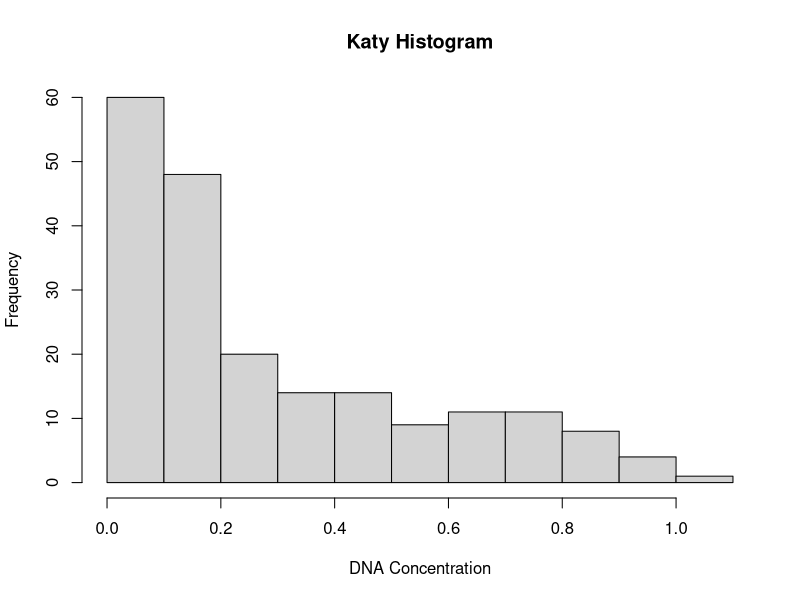
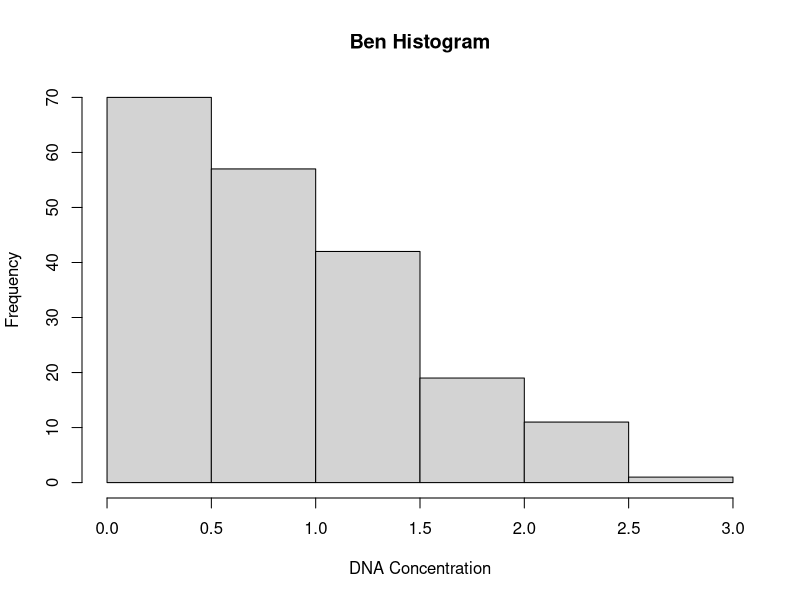
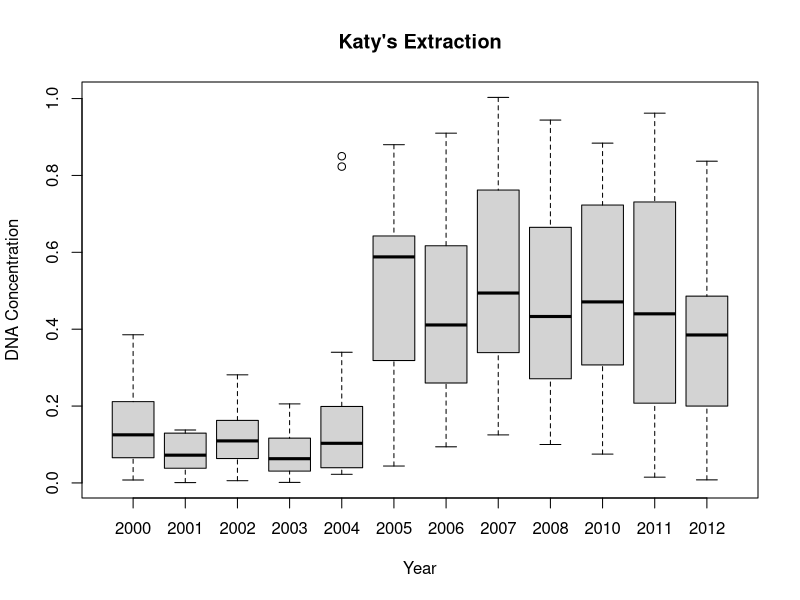
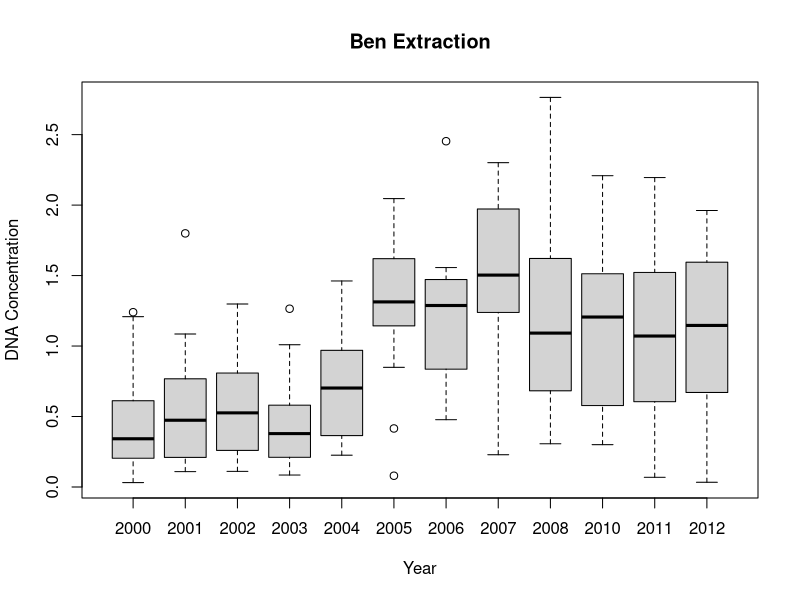
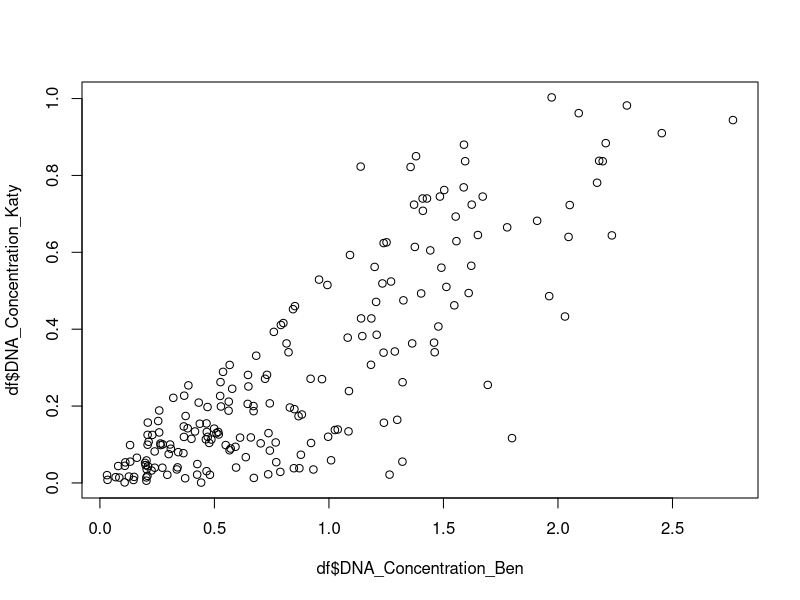
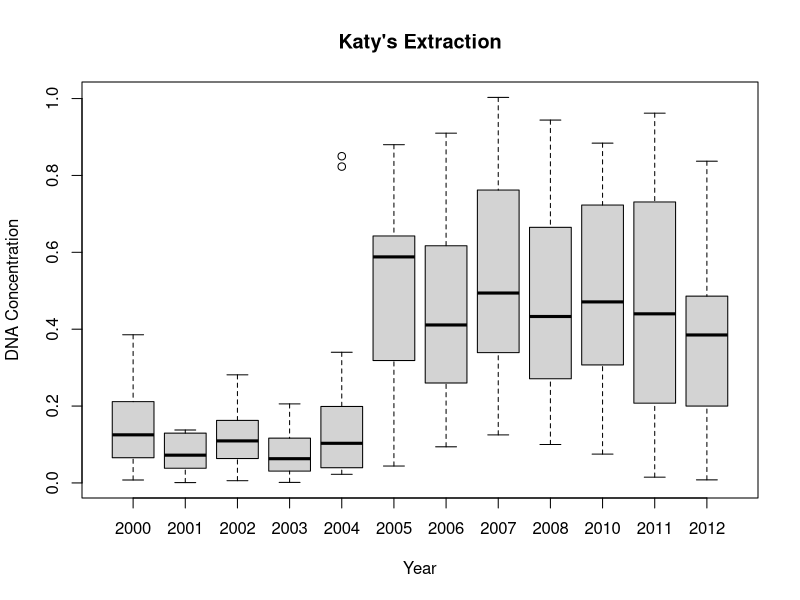
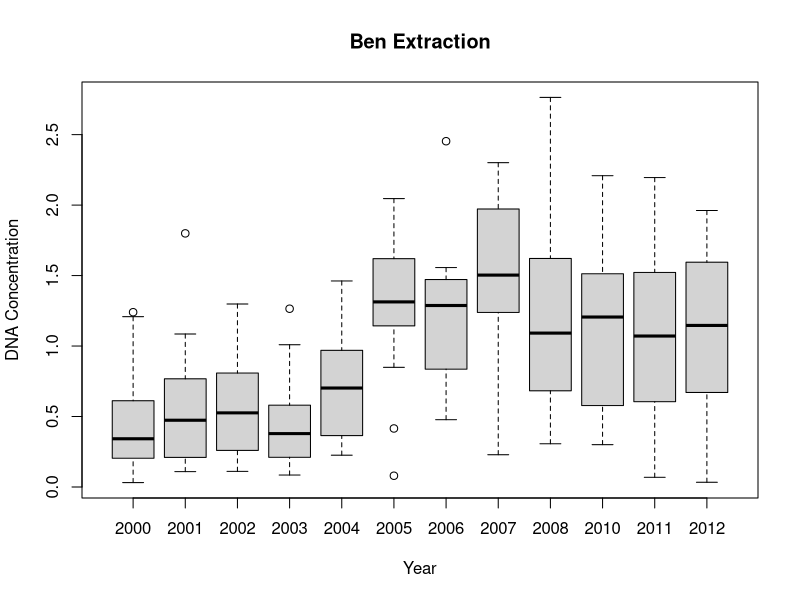
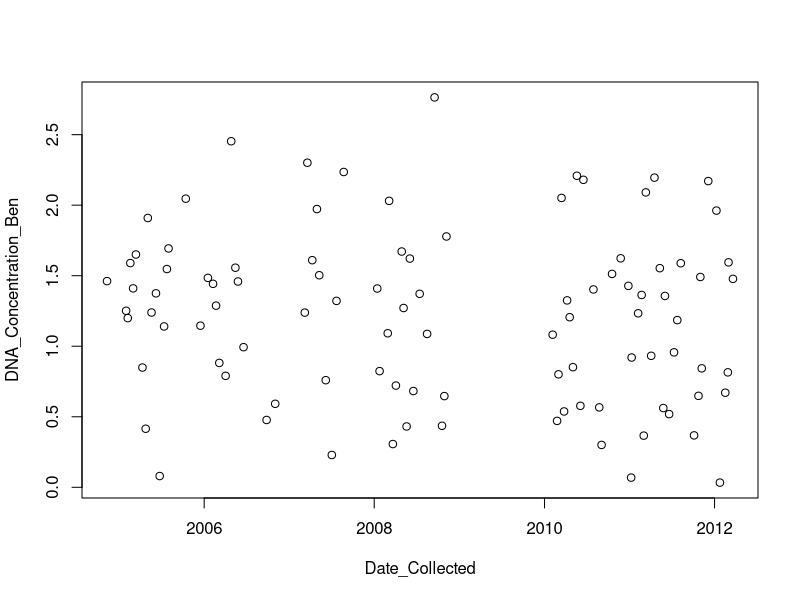

Write the R code that produced these figures, in order.
#Load the necessary libraries
library(tidyverse)
library(ggplot2)

#load in the data frame
df <- read.csv("./DNA_Conc_by_Extraction_Date.csv")


#View data frame / structure
head(df)
str(df)

#1
#Histograms for Ben and Katy's DNA Concentrations
hist(df$DNA_Concentration_Katy, xlab="DNA Concentration", main = "Katy Histogram")
hist(df$DNA_Concentration_Ben, xlab= "DNA Concentration", main = "Ben Histogram")


#2
#Plot the DNA Extractions for Ben and Katy
plot (x=(as.factor(df$Year_Collected)), y =  df$DNA_Concentration_Katy, xlab = "Year", ylab = "DNA Concentration",main= "Katy's Extraction")
plot (x=(as.factor(df$Year_Collected)), y =  df$DNA_Concentration_Ben, xlab = "Year", ylab = "DNA Concentration",main= "Ben Extraction")

#3 
#save the plots as jpeg images 
jpeg("./NUNEZ_Plot1.jpg")
plot (x=(as.factor(df$Year_Collected)), y =  df$DNA_Concentration_Katy, xlab = "Year", ylab = "DNA Concentration",main= "Katy's Extraction")
dev.off()

jpeg("./NUNEZ_Plot2.jpg")
plot (x=(as.factor(df$Year_Collected)), y =  df$DNA_Concentration_Ben, xlab = "Year", ylab = "DNA Concentration",main= "Ben Extraction")
dev.off()
       

#4
# Plot comparing Ben and Katy's individual concentrations to each other
plot(df$DNA_Concentration_Ben, df$DNA_Concentration_Katy)
# Create variable that contains the ratio between Ben and Katy's DNA Concentrations
Lowcon_Ben <- df$DNA_Concentration_Ben / df$DNA_Concentration_Katy
# Create variable looking for the minimum DNA Concentration value Ben had with respect to Katy 
miniVal <- min(Lowcon_Ben)
# Create variable that displays in what position the lowest value for Ben's DNA Concentration is found
Pos <- which(miniVal == Lowcon_Ben)
#create variable containing the year Ben's DNA Concentrations were lower than Katy's 
Ben_low_year <- df$Year_Collected[Pos]

#5
#Make a data frame with only Downstairs lab
down_st <- filter(df,Lab %in% "Downstairs")
#Plot and save Ben's DNA Concentration over data collected scattered plot from the Downstairs lab
jpeg("./Ben_DNA_over_time.jpg")
plot(x = as.POSIXct(down_st$Date_Collected), y = down_st$DNA_Concentration_Ben, xlab = "Date_Collected", ylab = "DNA_Concentration_Ben")
dev.off()

# Bonus Question
#Data frame with just Year and Ben's DNA concentration average. Using the functions group by and summarize
yearly_avg <- df %>% 
  group_by(Year_Collected) %>% 
  summarize(DNA_Concentration_Ben = mean(DNA_Concentration_Ben))

# Selecting year with highest DNA concentration average
yearly_avg[which(yearly_avg$DNA_Concentration_Ben == max(yearly_avg$DNA_Concentration_Ben)),]

#Save the 12 row data frame as a csv file
write.csv(yearly_avg, "./Ben_Average_Conc.csv")


